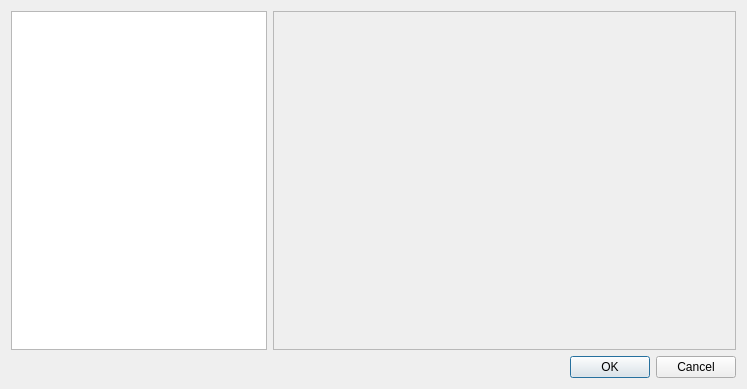
<?xml version="1.0" encoding="UTF-8"?>
<ui version="4.0">
 <class>CharMapDialog</class>
 <widget class="QDialog" name="CharMapDialog">
  <property name="geometry">
   <rect>
    <x>0</x>
    <y>0</y>
    <width>747</width>
    <height>389</height>
   </rect>
  </property>
  <property name="windowTitle">
   <string>Chars map</string>
  </property>
  <property name="modal">
   <bool>true</bool>
  </property>
  <layout class="QGridLayout" name="gridLayout_2" columnstretch="0,1">
   <item row="0" column="0">
    <widget class="QListWidget" name="listWidget"/>
   </item>
   <item row="0" column="1">
    <widget class="QScrollArea" name="scrollArea">
     <property name="widgetResizable">
      <bool>true</bool>
     </property>
     <widget class="QWidget" name="scrollAreaWidgetContents">
      <property name="geometry">
       <rect>
        <x>0</x>
        <y>0</y>
        <width>465</width>
        <height>338</height>
       </rect>
      </property>
      <layout class="QGridLayout" name="gridLayout">
       <item row="0" column="0">
        <widget class="CharsSelectWidget" name="widget" native="true">
         <property name="sizePolicy">
          <sizepolicy hsizetype="Fixed" vsizetype="Fixed">
           <horstretch>0</horstretch>
           <verstretch>0</verstretch>
          </sizepolicy>
         </property>
        </widget>
       </item>
      </layout>
     </widget>
    </widget>
   </item>
   <item row="1" column="0" colspan="2">
    <widget class="QDialogButtonBox" name="buttonBox">
     <property name="orientation">
      <enum>Qt::Horizontal</enum>
     </property>
     <property name="standardButtons">
      <set>QDialogButtonBox::Cancel|QDialogButtonBox::Ok</set>
     </property>
    </widget>
   </item>
  </layout>
 </widget>
 <customwidgets>
  <customwidget>
   <class>CharsSelectWidget</class>
   <extends>QWidget</extends>
   <header>charsselectwidget.h</header>
   <container>1</container>
  </customwidget>
 </customwidgets>
 <resources/>
 <connections>
  <connection>
   <sender>buttonBox</sender>
   <signal>accepted()</signal>
   <receiver>CharMapDialog</receiver>
   <slot>accept()</slot>
   <hints>
    <hint type="sourcelabel">
     <x>248</x>
     <y>254</y>
    </hint>
    <hint type="destinationlabel">
     <x>157</x>
     <y>274</y>
    </hint>
   </hints>
  </connection>
  <connection>
   <sender>buttonBox</sender>
   <signal>rejected()</signal>
   <receiver>CharMapDialog</receiver>
   <slot>reject()</slot>
   <hints>
    <hint type="sourcelabel">
     <x>316</x>
     <y>260</y>
    </hint>
    <hint type="destinationlabel">
     <x>286</x>
     <y>274</y>
    </hint>
   </hints>
  </connection>
 </connections>
</ui>
